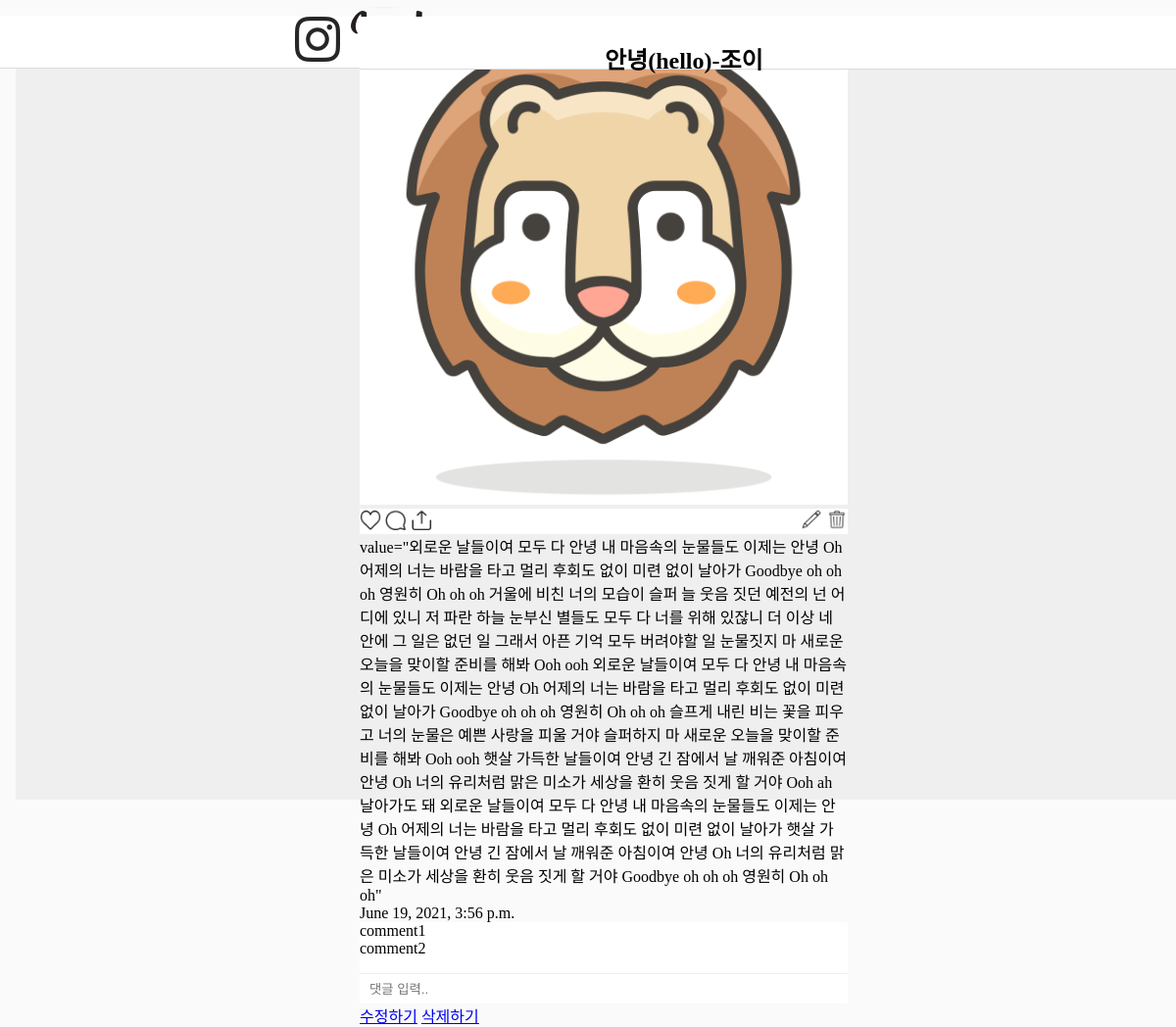
Before: /3 with the older database file.
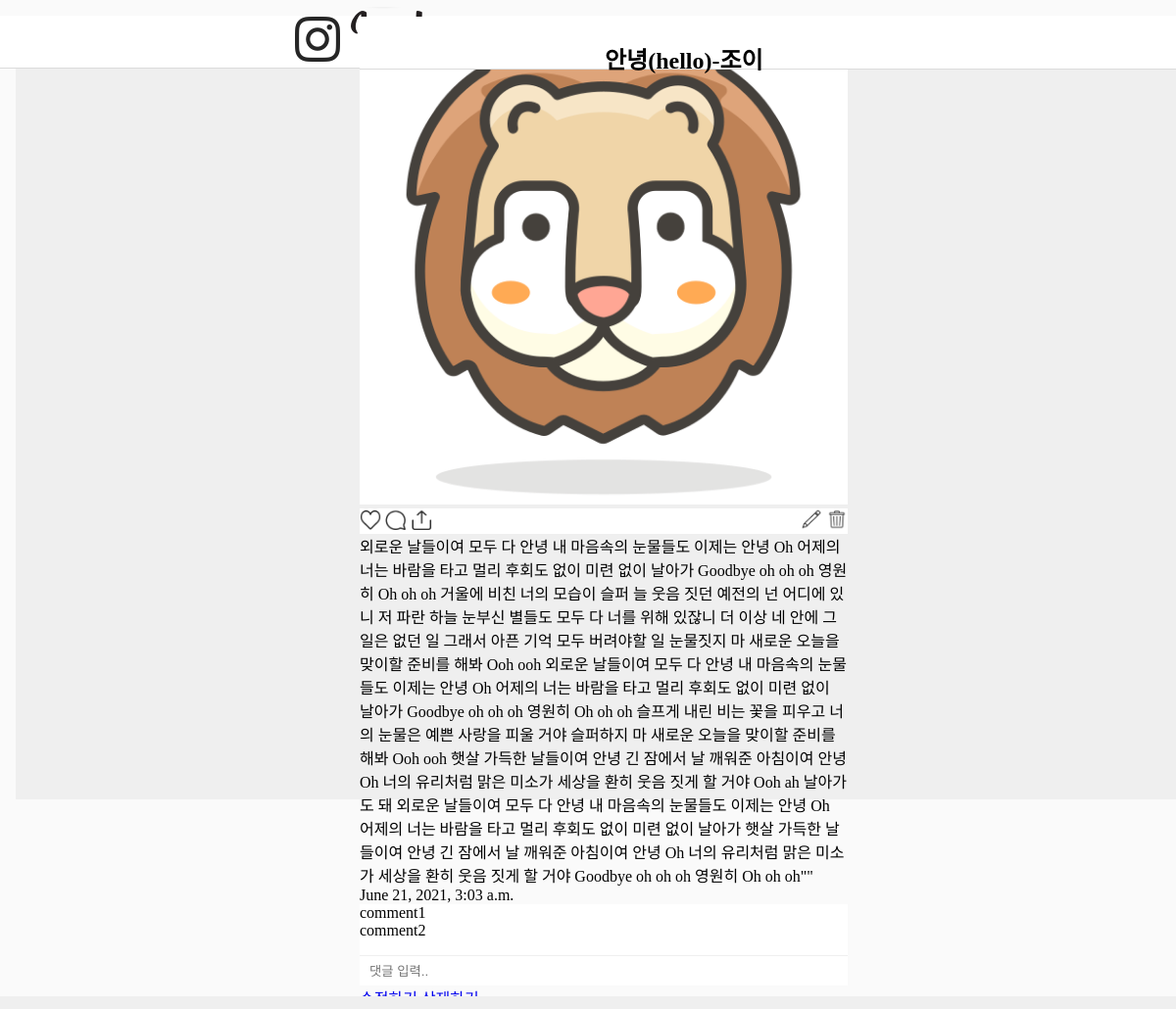
After: the same page with the newer database file.
### posting/models.py (models this page shows, shortened)
class Posting(models.Model):
    title = models.CharField(max_length=100)
    pub_date = models.DateTimeField()
    body = models.TextField()
    image = models.ImageField(upload_to="posting/",blank=True, null=True)

### posting/views.py (the view)
# urls.py: path('<str:id>',detail,name="detail"),#str은 자료형, id= 매개변수로 지정한 이름
def detail(request,id):
    posting = get_object_or_404( Posting , pk=id)#pk값이 id인 posting의 값을 가져오거나 에러를 띄워라, object하나만을 가져옴
    return render(request, 'detail.html',{'posting':posting} )

### posting/templates/detail.html
{% extends 'base.html' %}
{% load static %}
  {%block head %}
    <link href="{%static 'background.css' %}" rel="stylesheet"/>
    <link href="{%static 'feed.css' %}" rel="stylesheet"/>
  {% endblock %}
  {% block content %}
  <div class="main">
    <section class="cardViewSection">
        <div class="cardView">
            <header>
                <div class="userNickName"><h1>{{posting.title}}</h1></div>
            </header>
            <div class="cardImage">
                <img src="{% static 'lionface.png'%}" alt="sample">
            </div>
            <div class="cardInfo">
                <div class="infoLeft">
                  <img class="feedImg" src="{% static 'liked.png' %}" alt="좋아용" />
                  <img class="feedImg" src="{% static 'comment.png' %}" alt="코멘트" />
                  <img class="feedImg" src="{% static 'upload.png' %}" alt="업로드" />
                </div>
                <div class="infoRight">
                  <img class="feedImg" src="{% static 'edit.png' %}" alt="수정" />
                  <img class="feedImg" src="{% static 'delete.png' %}" alt="삭제" />
                </div>
            </div>
            <div class="date">
                {{posting.body}}<br>
                {{posting.pub_date}}<br>
            </div>
            <div class="comment">
                comment1<br>
                comment2<br>
            </div>
            <div class="comment_form">
                <form action="">
                    <input type="text" placeholder="댓글 입력..">
                </form>
            </div>
            <div class="button">
            <a href="{%url 'edit' posting.id %}">수정하기</a>
            <a href="{%url 'delete' posting.id %}">삭제하기</a>
        </div>
        </div>
    </section>
  </div>
{%endblock%}

Changed rows visible on the page:
changed Posting "안녕(hello)-조이": body "value=\"외로운 날들이여 모두 다 안녕 내 마음속의 눈물들도 이제는 안녕 Oh 어제의 너는 바람을 타고 멀리 후회도 없이 미련 없이 날아가 Goodbye oh oh oh 영원히 Oh oh oh 거울에 비친 너의 모습이 슬퍼 늘 웃음 짓던 예전의 넌 어디에 있니 저 파란 하늘 눈부신 별들도 모두 다 너를 위해 있잖니 더 이상 네 안에 그 일은 없던 일 그래서 아픈 기억 모두 버려야할 일 눈물짓지 마 새로운 오늘을 맞이할 준비를 해봐 Ooh ooh 외로운 날들이여 모두 다 안녕 내 마음속의 눈물들도 이제는 안녕 Oh 어제의 너는 바람을 타고 멀리 후회도 없이 미련 없이 날아가 Goodbye oh oh oh 영원히 Oh oh oh 슬프게 내린 비는 꽃을 피우고 너의 눈물은 예쁜 사랑을 피울 거야 슬퍼하지 마 새로운 오늘을 맞이할 준비를 해봐 Ooh ooh 햇살 가득한 날들이여 안녕 긴 잠에서 날 깨워준 아침이여 안녕 Oh 너의 유리처럼 맑은 미소가 세상을 환히 웃음 짓게 할 거야 Ooh ah 날아가도 돼 외로운 날들이여 모두 다 안녕 내 마음속의 눈물들도 이제는 안녕 Oh 어제의 너는 바람을 타고 멀리 후회도 없이 미련 없이 날아가 햇살 가득한 날들이여 안녕 긴 잠에서 날 깨워준 아침이여 안녕 Oh 너의 유리처럼 맑은 미소가 세상을 환히 웃음 짓게 할 거야 Goodbye oh oh oh 영원히 Oh oh oh\"" → "외로운 날들이여 모두 다 안녕 내 마음속의 눈물들도 이제는 안녕 Oh 어제의 너는 바람을 타고 멀리 후회도 없이 미련 없이 날아가 Goodbye oh oh oh 영원히 Oh oh oh 거울에 비친 너의 모습이 슬퍼 늘 웃음 짓던 예전의 넌 어디에 있니 저 파란 하늘 눈부신 별들도 모두 다 너를 위해 있잖니 더 이상 네 안에 그 일은 없던 일 그래서 아픈 기억 모두 버려야할 일 눈물짓지 마 새로운 오늘을 맞이할 준비를 해봐 Ooh ooh 외로운 날들이여 모두 다 안녕 내 마음속의 눈물들도 이제는 안녕 Oh 어제의 너는 바람을 타고 멀리 후회도 없이 미련 없이 날아가 Goodbye oh oh oh 영원히 Oh oh oh 슬프게 내린 비는 꽃을 피우고 너의 눈물은 예쁜 사랑을 피울 거야 슬퍼하지 마 새로운 오늘을 맞이할 준비를 해봐 Ooh ooh 햇살 가득한 날들이여 안녕 긴 잠에서 날 깨워준 아침이여 안녕 Oh 너의 유리처럼 맑은 미소가 세상을 환히 웃음 짓게 할 거야 Ooh ah 날아가도 돼 외로운 날들이여 모두 다 안녕 내 마음속의 눈물들도 이제는 안녕 Oh 어제의 너는 바람을 타고 멀리 후회도 없이 미련 없이 날아가 햇살 가득한 날들이여 안녕 긴 잠에서 날 깨워준 아침이여 안녕 Oh 너의 유리처럼 맑은 미소가 세상을 환히 웃음 짓게 할 거야 Goodbye oh oh oh 영원히 Oh oh oh\"\""; pub_date "June 19, 2021, 3:56 p.m." → "June 21, 2021, 3:03 a.m."
